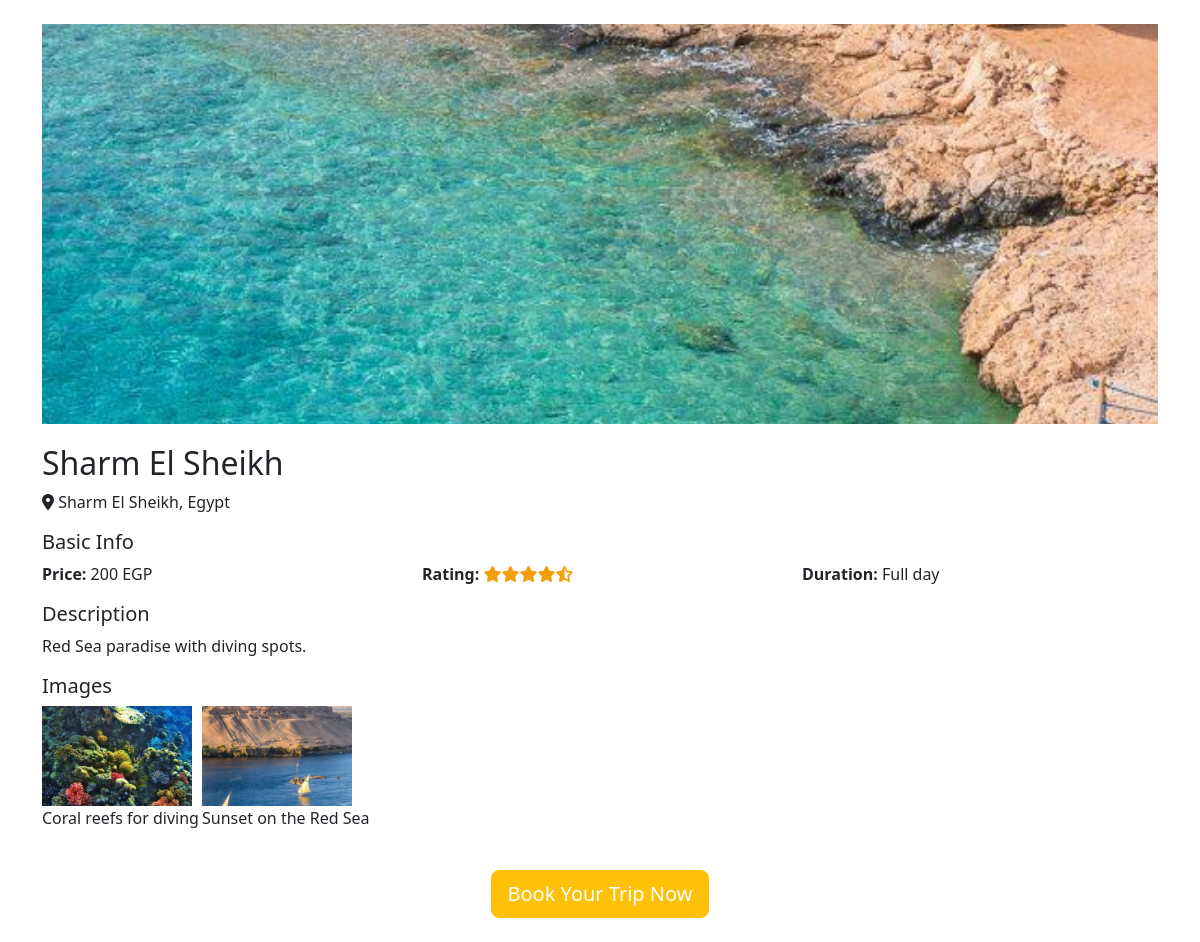
/detailes.php?id=4, run on the app's committed database.
### tables this page shows
CREATE TABLE `destination` (
  `id` int(11) NOT NULL,
  `name` varchar(100) DEFAULT NULL,
  `image` varchar(255) DEFAULT NULL,
  `description` text DEFAULT NULL,
  `location` varchar(255) DEFAULT NULL,
  `rating` float DEFAULT NULL,
  `duration` varchar(100) DEFAULT NULL
);

CREATE TABLE `destination_images` (
  `id` int(11) NOT NULL,
  `destination_id` int(11) NOT NULL,
  `image_url` varchar(255) NOT NULL,
  `caption` varchar(255) DEFAULT NULL
);

### detailes.php (the view, shortened to what this page needs)
<?php
$conn = mysqli_connect("localhost", "root", "", "tourism");
if(isset($_GET['id'])){
    $id = $_GET['id'];
    $sql = "SELECT * FROM destination WHERE id = $id";
    $result = mysqli_query($conn, $sql);
    $destination = mysqli_fetch_assoc($result);
    $img_sql = "SELECT * FROM destination_images WHERE destination_id = $id";
    $img_result = mysqli_query($conn, $img_sql);
} else {
    echo "No destination selected!";
    exit;
}
?>
<!DOCTYPE html>
<html lang="en">
<head>
    <link rel="stylesheet" href="bootstrap/css/bootstrap.min.css">
</head>
<body>
<div class="container my-4">
    <img src="images/<?php echo $destination['image']; ?>" class="main-img" alt="<?php echo $destination['name']; ?>">
    <h2><?php echo $destination['name']; ?></h2>
    <p><i class="fas fa-map-marker-alt"></i> <?php echo $destination['location']; ?></p>
<h5>Basic Info</h5>
<div class="row mb-3 ">
    <div class="col-md-4">
        <span class="info-label">Price:</span> 200 EGP
    </div>
    <div class="col-md-4">
        <span class="info-label">Rating:</span>
        <?php
        $rating = $destination['rating'];
        for($i=1; $i<=5; $i++){
            if($i <= floor($rating)){
                echo '<i class="fas fa-star" style="color:#f59e0b;"></i>';
            } elseif($i - $rating <= 0.5){
                echo '<i class="fas fa-star-half-alt" style="color:#f59e0b;"></i>';
            } else {
                echo '<i class="far fa-star" style="color:#f59e0b;"></i>';
            }
        }
        ?>
    </div>
    <div class="col-md-4">
        <span class="info-label">Duration:</span> <?php echo $destination['duration']; ?>
    </div>
</div>
    <h5>Description</h5>
    <p><?php echo $destination['description']; ?></p>
    <h5>Images</h5>
   <div class="d-flex">
    <?php while($img = mysqli_fetch_assoc($img_result)) { ?>
        <div class="image-caption-item">
            <img src="images/<?php echo $img['image_url']; ?>" class="thumb-img" alt="<?php echo $img['caption']; ?>">
            <p><?php echo $img['caption']; ?></p>
        </div>
    <?php } ?>
</div>
</div>
<div class="text-center my-4">
    <a href="book.php?id=<?php echo $destination['id']; ?>" class="btn btn-warning btn-lg" style="color:white;">Book Your Trip Now</a>
</div>
</body>
</html>

### detailes.php (style rules this page uses)
.thumb-img { width: 150px; height: 100px; object-fit: cover; margin-right: 10px; }
.main-img { width: 100%; max-height: 400px; object-fit: cover; margin-bottom: 20px ; }
.info-label { font-weight: bold; }

### data on the page
destination: image (picture), name "Sharm El Sheikh", location "Sharm El Sheikh, Egypt", duration "Full day", description "Red Sea paradise with diving spots."
destination_images: image_url (picture), caption "Coral reefs for diving"
destination_images: image_url (picture), caption "Sunset on the Red Sea"
